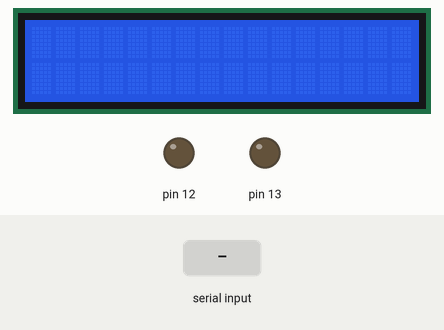
The sketch below on a simulated Arduino Uno, built with avr-gcc and run on an emulated ATmega328P. Shown: 16×2 character LCD, output pins drawn as LEDs (lit = HIGH). The inputs (shaded band) are chosen by the test bench.

Above: at 1.2 s.
1.3 s: "90,45\n" received over Serial
At 3.4 s:
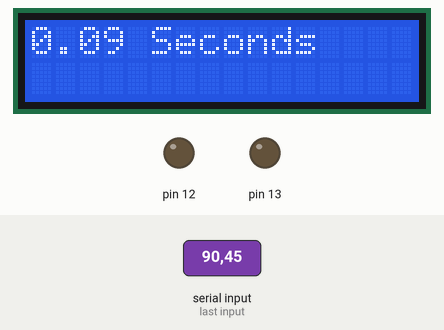
3.8 s: "30,150\n" received over Serial
At 5.4 s:
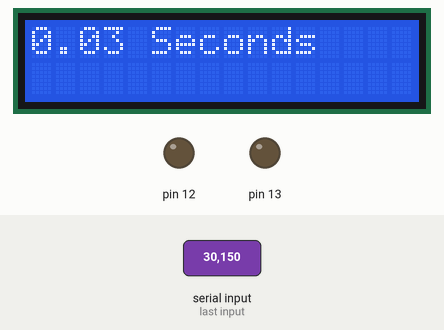
Timing chart, 0 to 6.9 s (numbered marks = the images above; inputs shaded):
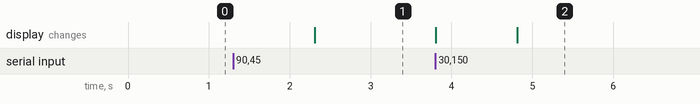

The sketch:

Vibration_RECEIVERfinal.ino
```cpp
#include <LiquidCrystal.h>
#include <SoftwareSerial.h>

SoftwareSerial mySerial(10, 11); // RX, TX

const int rs = 2, e = 3, d4 = 4, d5 = 5, d6 = 6, d7 = 7;
LiquidCrystal lcd(rs, e, d4, d5, d6, d7);

void setup() {
  Serial.begin(9600);
  lcd.begin(16, 2);
  pinMode(13,OUTPUT);
  pinMode(12, OUTPUT);
  mySerial.begin(38400);
}


void loop() {
  while (Serial.available()) {
    lcd.home();
    lcd.clear();
    int Hz = Serial.readStringUntil(59).toInt();
    lcd.print(Hz/1000.0);
    lcd.print(" Seconds");
    if (Hz/1000.0 > 5) {
      digitalWrite(13,HIGH);
      digitalWrite(12,HIGH);
      lcd.setCursor(0, 1);
      lcd.print("Machine In Risk");
      mySerial.println("Machine In Risk");
      delay(250);

    }
    else {
      digitalWrite(13,LOW);
      digitalWrite(12, LOW);
    }
    mySerial.println(Hz/1000.0);
    mySerial.println(" Seconds");
  }

}
```

Measured:
- after the input at 1.3 s, the display: changes after 1.0 s (image 1)
- after the input at 3.8 s, the display: first changes at once (image 2 shows a later state)
